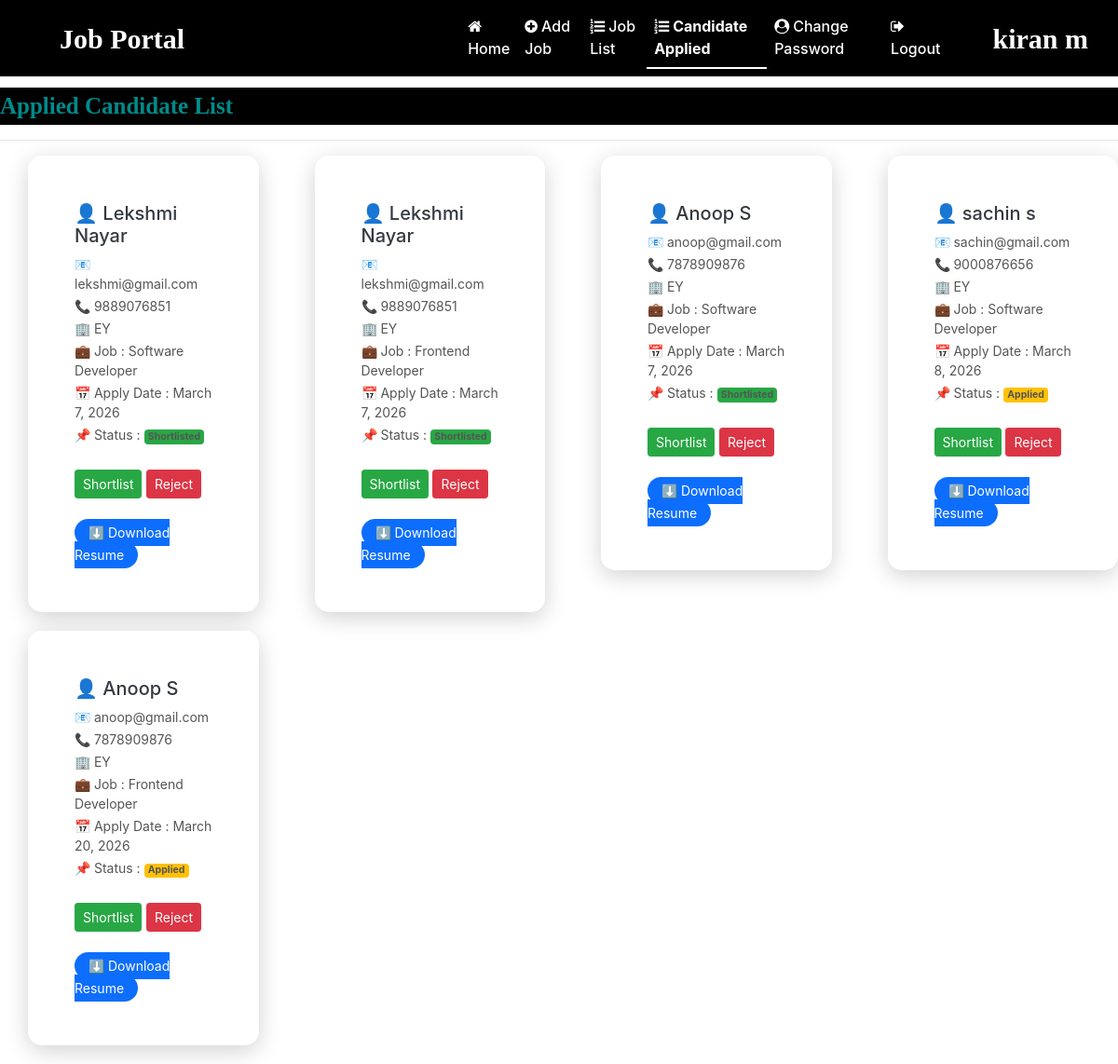
The app's page /applied_candidates (signed in), older data.
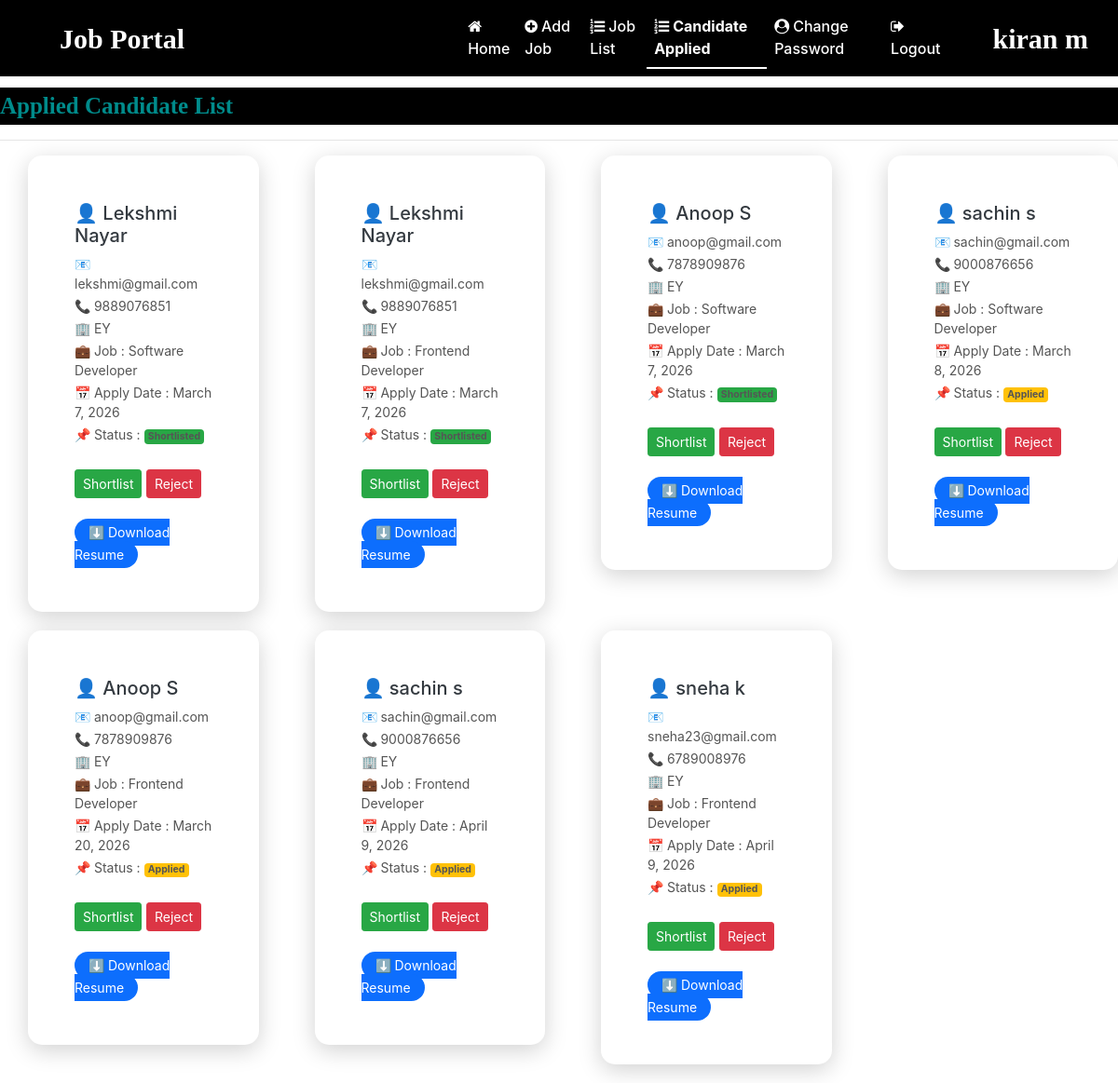
The same page, newer data.
### job/models.py (models this page shows, shortened)
class Apply(models.Model):
    STATUS_CHOICES = (
        ('Applied', 'Applied'),
        ('Shortlisted', 'Shortlisted'),
        ('Rejected', 'Rejected'),
    )
    job = models.ForeignKey(Job, on_delete=models.CASCADE, null=True, blank=True)
    student = models.ForeignKey(studentUser, on_delete=models.CASCADE)
    resume = models.FileField(null=True, blank=True, upload_to='resumes/')
    apply_date = models.DateField(auto_now_add=True)
    status = models.CharField(
        max_length=20,
        choices=STATUS_CHOICES,
        default='Applied'
    )

class studentUser(models.Model):
    user=models.ForeignKey(User,on_delete=models.CASCADE)
    mobile=models.CharField(max_length=15,null=True)
    image = models.ImageField(upload_to='student_images/', null=True, blank=True)
    gender=models.CharField(max_length=10,null=True)
    type=models.CharField(max_length=15,null=True)

class Job(models.Model):
    recruiter=models.ForeignKey(Recruiter,on_delete=models.CASCADE)
    start_date=models.DateField()
    end_date=models.DateField()
    title=models.CharField(max_length=100)
    salary = models.FloatField()
    image=models.FileField()
    description = models.CharField(max_length=300)
    experience = models.CharField(max_length=50)
    location = models.CharField(max_length=100)
    skills = models.CharField(max_length=100)
    creationdate = models.DateField()

class Recruiter(models.Model):
    user=models.ForeignKey(User,on_delete=models.CASCADE)
    mobile=models.CharField(max_length=15,null=True)
    image=models.FileField(null=True)
    gender=models.CharField(max_length=10,null=True)
    company = models.CharField(max_length=100, null=True)
    type=models.CharField(max_length=15,null=True)
    status = models.CharField(max_length=20 ,null=True)
    reject_reason = models.TextField(null=True, blank=True)

### job/views.py (the view)
# urls.py: path('applied_candidates', applied_candidates, name='applied_candidates'),
def applied_candidates(request):
    if not request.user.is_authenticated:
        return redirect('recruiter_login')
    data=Apply.objects.all()
    d={'data':data}
    return render(request,'applied_candidates.html',d)

### job/templates/applied_candidates.html (shortened to what this page needs)
<!DOCTYPE html>
<html lang="en">
{% load static %}
<head>
</head>
<body>
    {% include 'recruiter_navigation.html' %}
    <div class="marquee">
        <span>Applied Candidate List</span>
    </div>
    <hr>
<div class="row">
    {% for i in data %}
        {% if request.user.id == i.job.recruiter.user.id %}
        <div class="col-md-3">
            <div class="candidate-card">
                <h5 class="text-dark">
                👤 {{ i.student.user.first_name }} {{ i.student.user.last_name }}
                </h5>
                <p class="candidate-info">
                📧 {{ i.student.user.username }}
                </p>
                <p class="candidate-info">
                📞 {{ i.student.mobile }}
                </p>
                <p class="candidate-info">
                🏢 {{ i.job.recruiter.company }}
                </p>
                <p class="candidate-info">
                💼 Job : {{ i.job.title }}
                </p>
                <p class="candidate-info">
                📅 Apply Date : {{ i.apply_date }}
                </p>
                <p class="candidate-info">
            📌 Status :
            {% if i.status == "Applied" %}
                <span class="badge bg-warning">Applied</span>
            {% elif i.status == "Shortlisted" %}
                <span class="badge bg-success">Shortlisted</span>
            {% else %}
                <span class="badge bg-danger">Rejected</span>
            {% endif %}
            </p>
    <br>
            <a href="{% url 'update_status' i.id 'Shortlisted' %}"
               class="btn btn-success btn-sm">
               Shortlist
            </a>
            <a href="{% url 'update_status' i.id 'Rejected' %}"
               class="btn btn-danger btn-sm">
               Reject
            </a>
                <br><br>
            <a href="{{ i.resume.url }}" class="resume-btn">
            ⬇ Download Resume
            </a>
</div>
</div>
{% endif %}
{% endfor %}
</div>
</body>
</html>

Row changes from the older to the newer data that the page shows:
added Apply: student.user.first_name "sachin", student.user.last_name "s", student.user.username "sachin@gmail.com", student.mobile "9000876656", job.recruiter.company "EY", job "Frontend Developer", apply_date "April 9, 2026", status "Applied"
added Apply: student.user.first_name "sneha", student.user.last_name "k", student.user.username "sneha23@gmail.com", student.mobile "6789008976", job.recruiter.company "EY", job "Frontend Developer", apply_date "April 9, 2026", status "Applied"
